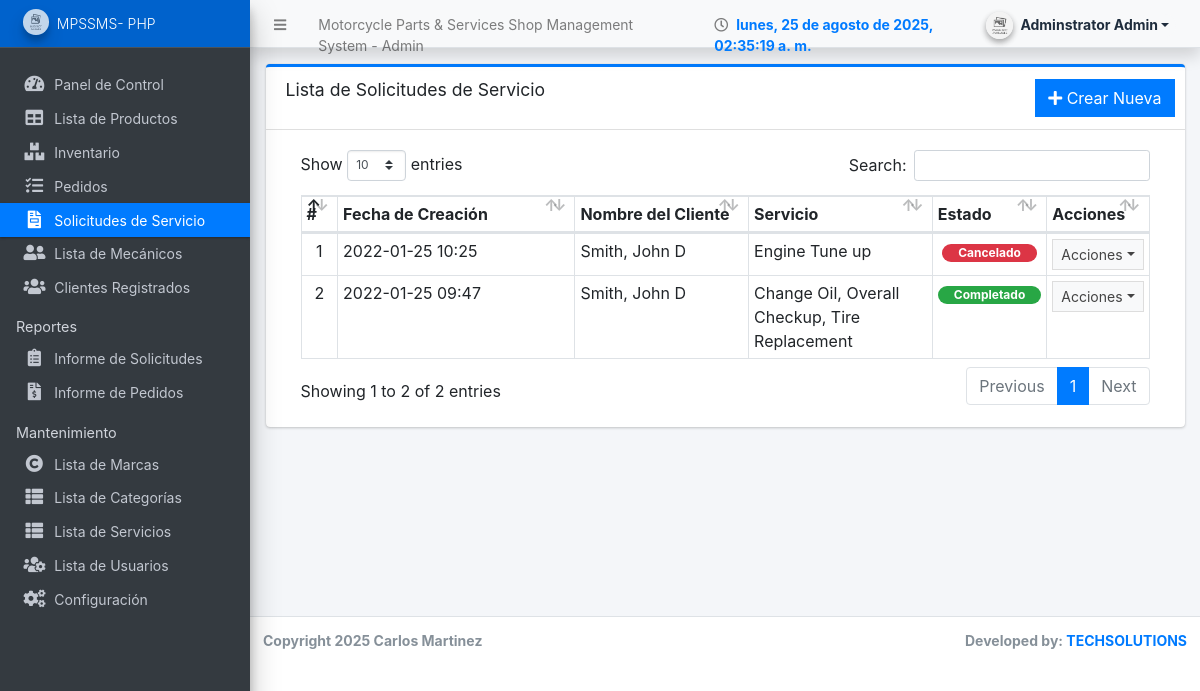
The page /admin/?page=service_requests (signed in) on the database its author committed.
### tables this page shows
CREATE TABLE `service_requests` (
  `id` int(30) NOT NULL,
  `client_id` int(30) NOT NULL,
  `service_type` text NOT NULL,
  `mechanic_id` int(30) DEFAULT NULL,
  `status` tinyint(1) NOT NULL DEFAULT 0,
  `date_created` datetime NOT NULL DEFAULT current_timestamp()
);

CREATE TABLE `service_list` (
  `id` int(30) NOT NULL,
  `service` text NOT NULL,
  `description` text NOT NULL,
  `status` tinyint(4) NOT NULL DEFAULT 1,
  `delete_flag` tinyint(1) NOT NULL DEFAULT 0,
  `date_created` datetime NOT NULL DEFAULT current_timestamp()
);

### admin/service_requests/index.php (the view, shortened to what this page needs)
<div class="card card-outline card-primary">
	<div class="card-header">
		<h3 class="card-title">Lista de Solicitudes de Servicio</h3>
		<div class="card-tools">
			<a href="javascript:void(0)" id="create_new" class="btn btn-flat btn-primary"><span class="fas fa-plus"></span>  Crear Nueva</a>
		</div>
	</div>
	<div class="card-body">
		<div class="container-fluid">
        <div class="container-fluid">
			<table class="table table-bordered table-stripped">
				<colgroup>
					<col width="5%">
					<col width="35%">
					<col width="25%">
					<col width="25%">
					<col width="10%">
				</colgroup>
				<thead>
					<tr>
						<th>#</th>
						<th>Fecha de Creación</th>
						<th>Nombre del Cliente</th>
						<th>Servicio</th>
						<th>Estado</th>
						<th>Acciones</th>
					</tr>
				</thead>
				<tbody>
					<?php
						$i = 1;
						$qry = $conn->query("SELECT s.*,concat(c.lastname,', ', c.firstname,' ',c.middlename) as fullname from service_requests s inner join client_list c on s.client_id = c.id order by unix_timestamp(s.date_created) desc");
						while($row = $qry->fetch_assoc()):
							$sids = $conn->query("SELECT meta_value FROM request_meta where request_id = '{$row['id']}' and meta_field = 'service_id'")->fetch_assoc()['meta_value'];
							$services  = $conn->query("SELECT * FROM service_list where id in ({$sids}) ");
					?>
						<tr>
							<td class="text-center"><?php echo $i++; ?></td>
							<td><?php echo date("Y-m-d H:i",strtotime($row['date_created'])) ?></td>
							<td><?php echo ucwords($row['fullname']) ?></td>
							<td>
								<p class="m-0 truncate-3">
								<?php
									$s = 0;
									while($srow = $services->fetch_assoc()){
										$s++;
										if($s != 1) echo ", ";
										echo $srow['service'];
									}
								?>
								</p>
							</td>
							<td class="text-center">
								<?php if($row['status'] == 1): ?>
									<span class="badge badge-primary rounded-pill px-3">Confirmado</span>
								<?php elseif($row['status'] == 2): ?>
									<span class="badge badge-warning rounded-pill px-3">En Progreso</span>
								<?php elseif($row['status'] == 3): ?>
									<span class="badge badge-success rounded-pill px-3">Completado</span>
								<?php elseif($row['status'] == 4): ?>
									<span class="badge badge-danger rounded-pill px-3">Cancelado</span>
								<?php else: ?>
									<span class="badge badge-secondary rounded-pill px-3">Pendiente</span>
								<?php endif; ?>
							</td>
							<td align="center">
								 <button type="button" class="btn btn-flat btn-default btn-sm dropdown-toggle dropdown-icon" data-toggle="dropdown">
				                  		Acciones
				                  </button>
							</td>
						</tr>
					<?php endwhile; ?>
				</tbody>
			</table>
		</div>
		</div>
	</div>
</div>

### rows shown on the page
service_requests: date_created "2022-01-25 10:25", fullname "Smith, John D", status "Cancelado"
service_list: service "Engine Tune up"
service_requests: date_created "2022-01-25 09:47", fullname "Smith, John D", status "Completado"
service_list: service "Change Oil"
service_list: service "Overall Checkup"
service_list: service "Tire Replacement"

### other values the page prints
$_settings->info('name') "Motorcycle Parts & Services Shop Management System"
$_settings->userdata('firstname').' '.$_settings->userdata('lastname') "Adminstrator Admin"
$_settings->info('short_name') "MPSSMS- PHP"
